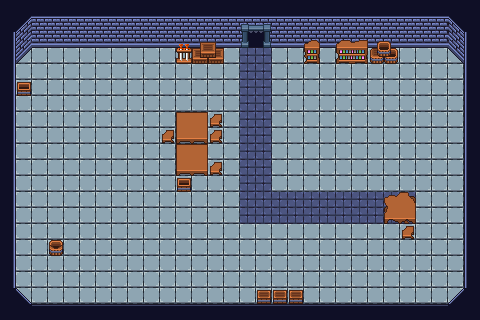

This game map was drawn from its Tiled (.tmx) file and the tilesets committed beside it. A one-line description and the full map source follow:
An orthogonal 30x20 tile map with 16x16 px tiles, 3 tile layers (Background, Walls, Decorations).

<map version="1.10" tiledversion="1.10.1" orientation="orthogonal" renderorder="right-down" width="30" height="20" tilewidth="16" tileheight="16" infinite="0" nextlayerid="4" nextobjectid="1">
 <tileset firstgid="1" source="Test_Dungeon_Free.tsx" />
 <layer id="1" name="Background" width="30" height="20">
  <data encoding="csv">
42,42,42,42,42,42,42,42,42,42,42,42,42,42,42,42,42,42,42,42,42,42,42,42,42,42,42,42,42,42,
42,42,42,42,42,42,42,42,42,42,42,42,42,42,42,42,42,42,42,42,42,42,42,42,42,42,42,42,42,42,
42,42,42,42,42,42,42,42,42,42,42,42,42,42,42,42,42,42,42,42,42,42,42,42,42,42,42,42,155,42,
42,42,42,42,42,42,42,42,42,42,42,42,42,42,42,13,13,42,42,42,42,42,42,42,42,42,42,42,42,42,
42,42,42,42,42,42,42,42,42,42,42,42,42,42,42,13,13,42,42,42,42,42,42,42,42,42,42,42,42,42,
42,42,42,42,42,42,42,42,42,42,42,42,42,42,42,13,13,42,42,42,42,42,42,42,42,42,42,42,42,42,
42,42,42,42,42,42,42,42,42,42,42,42,42,42,42,13,13,42,42,42,42,42,42,42,42,42,42,42,42,42,
42,42,42,42,42,42,42,42,42,42,42,42,42,42,42,13,13,42,42,42,42,42,42,42,42,42,42,42,42,42,
42,42,42,42,42,42,42,42,42,42,42,42,42,42,42,13,13,42,42,42,42,42,42,42,42,42,42,42,42,42,
42,42,42,42,42,42,42,42,42,42,42,42,42,42,42,13,13,42,42,42,42,42,42,42,42,42,42,42,42,42,
42,42,42,42,42,42,42,42,42,42,42,42,42,42,42,13,13,42,42,42,42,42,42,42,42,42,42,42,42,42,
42,42,42,42,42,42,42,42,42,42,42,42,42,42,42,13,13,42,42,42,42,42,42,42,42,42,42,42,42,42,
42,42,42,42,42,42,42,42,42,42,42,42,42,42,42,13,13,13,13,13,13,13,13,13,13,13,42,42,42,42,
42,42,42,42,42,42,42,42,42,42,42,42,42,42,42,13,13,13,13,13,13,13,13,13,13,13,42,42,42,42,
42,42,42,42,42,42,42,42,42,42,42,42,42,42,42,42,42,42,42,42,42,42,42,42,42,42,42,42,42,42,
42,42,42,42,42,42,42,42,42,42,42,42,42,42,42,42,42,42,42,42,42,42,42,42,42,42,42,42,42,42,
42,42,42,42,42,42,42,42,42,42,42,42,42,42,42,42,42,42,42,42,42,42,42,42,42,42,42,42,42,42,
42,42,42,42,42,42,42,42,42,42,42,42,42,42,42,42,42,42,42,42,42,42,42,42,42,42,42,42,42,42,
42,42,42,42,42,42,42,42,42,42,42,42,42,42,42,42,42,42,42,42,42,42,42,42,42,42,42,42,42,42,
42,42,42,42,42,42,42,42,42,42,42,42,42,42,42,42,42,42,42,42,42,42,42,42,42,42,42,42,42,42
</data>
 </layer>
 <layer id="2" name="Walls" width="30" height="20">
  <data encoding="csv">
200,229,229,229,229,229,229,229,229,229,229,229,229,229,229,229,229,229,229,229,229,229,229,229,229,229,229,229,199,199,
200,232,261,261,261,261,261,261,261,261,261,261,261,261,261,261,261,261,261,261,261,261,261,261,261,261,261,261,231,199,
198,264,293,293,293,293,293,293,293,293,293,293,293,293,293,293,293,293,293,293,293,293,293,293,293,293,293,293,263,196,
198,296,0,0,0,0,0,0,0,0,0,0,0,0,0,0,0,0,0,0,0,0,0,0,0,0,0,0,295,196,
198,0,0,0,0,0,0,0,0,0,0,0,0,0,0,0,0,0,0,0,0,0,0,0,0,0,0,0,0,196,
193,0,0,0,0,0,0,0,0,0,0,0,0,0,0,0,0,0,0,0,0,0,0,0,0,0,0,0,0,196,
193,0,0,0,0,0,0,0,0,0,0,0,0,0,0,0,0,0,0,0,0,0,0,0,0,0,0,0,0,196,
193,0,0,0,0,0,0,0,0,0,0,0,0,0,0,0,0,0,0,0,0,0,0,0,0,0,0,0,0,196,
193,0,0,0,0,0,0,0,0,0,0,0,0,0,0,0,0,0,0,0,0,0,0,0,0,0,0,0,0,196,
198,0,0,0,0,0,0,0,0,0,0,0,0,0,0,0,0,0,0,0,0,0,0,0,0,0,0,0,0,196,
198,0,0,0,0,0,0,0,0,0,0,0,0,0,0,0,0,0,0,0,0,0,0,0,0,0,0,0,0,196,
198,0,0,0,0,0,0,0,0,0,0,0,0,0,0,0,0,0,0,0,0,0,0,0,0,0,0,0,0,196,
198,0,0,0,0,0,0,0,0,0,0,0,0,0,0,0,0,0,0,0,0,0,0,0,0,0,0,0,0,196,
198,0,0,0,0,0,0,0,0,0,0,0,0,0,0,0,0,0,0,0,0,0,0,0,0,0,0,0,0,196,
198,0,0,0,0,0,0,0,0,0,0,0,0,0,0,0,0,0,0,0,0,0,0,0,0,0,0,0,0,196,
198,0,0,0,0,0,0,0,0,0,0,0,0,0,0,0,0,0,0,0,0,0,0,0,0,0,0,0,0,196,
198,0,0,0,0,0,0,0,0,0,0,0,0,0,0,0,0,0,0,0,0,0,0,0,0,0,0,0,0,196,
198,0,0,0,0,0,0,0,0,0,0,0,0,0,0,0,0,0,0,0,0,0,0,0,0,0,0,0,0,196,
199,360,0,0,0,0,0,0,0,0,0,0,0,0,0,0,0,0,0,0,0,0,0,0,0,0,0,0,359,199,
199,199,165,165,165,165,165,165,165,165,165,165,165,165,165,165,165,165,165,165,165,165,165,165,165,165,165,165,199,199
</data>
 </layer>
 <layer id="3" name="Decorations" width="30" height="20">
  <data encoding="csv">
0,0,0,0,0,0,0,0,0,0,0,0,0,0,0,0,0,0,0,0,0,0,0,0,0,0,0,0,0,0,
0,0,0,0,0,0,0,0,0,0,0,0,0,0,0,671,672,0,0,0,0,0,0,0,0,0,0,0,0,0,
0,0,0,0,0,0,0,0,0,0,0,523,641,642,0,703,704,0,0,583,0,577,578,709,710,0,0,0,0,0,
0,0,0,0,0,0,0,0,0,0,0,555,673,674,0,0,0,0,0,615,0,609,610,741,742,0,0,0,0,0,
0,0,0,0,0,0,0,0,0,0,0,0,0,0,0,0,0,0,0,0,0,0,0,0,0,0,0,0,0,0,
0,748,0,0,0,0,0,0,0,0,0,0,0,0,0,0,0,0,0,0,0,0,0,0,0,0,0,0,0,0,
0,0,0,0,0,0,0,0,0,0,0,0,0,0,0,0,0,0,0,0,0,0,0,0,0,0,0,0,0,0,
0,0,0,0,0,0,0,0,0,0,0,653,654,752,0,0,0,0,0,0,0,0,0,0,0,0,0,0,0,0,
0,0,0,0,0,0,0,0,0,0,752,685,686,752,0,0,0,0,0,0,0,0,0,0,0,0,0,0,0,0,
0,0,0,0,0,0,0,0,0,0,0,653,654,0,0,0,0,0,0,0,0,0,0,0,0,0,0,0,0,0,
0,0,0,0,0,0,0,0,0,0,0,685,686,752,0,0,0,0,0,0,0,0,0,0,0,0,0,0,0,0,
0,0,0,0,0,0,0,0,0,0,0,748,0,0,0,0,0,0,0,0,0,0,0,0,0,0,0,0,0,0,
0,0,0,0,0,0,0,0,0,0,0,0,0,0,0,0,0,0,0,0,0,0,0,0,655,656,0,0,0,0,
0,0,0,0,0,0,0,0,0,0,0,0,0,0,0,0,0,0,0,0,0,0,0,0,687,688,0,0,0,0,
0,0,0,0,0,0,0,0,0,0,0,0,0,0,0,0,0,0,0,0,0,0,0,0,0,752,0,0,0,0,
0,0,0,711,0,0,0,0,0,0,0,0,0,0,0,0,0,0,0,0,0,0,0,0,0,0,0,0,0,0,
0,0,0,0,0,0,0,0,0,0,0,0,0,0,0,0,0,0,0,0,0,0,0,0,0,0,0,0,0,0,
0,0,0,0,0,0,0,0,0,0,0,0,0,0,0,0,0,0,0,0,0,0,0,0,0,0,0,0,0,0,
0,0,0,0,0,0,0,0,0,0,0,0,0,0,0,0,747,747,747,0,0,0,0,0,0,0,0,0,0,0,
0,0,0,0,0,0,0,0,0,0,0,0,0,0,0,0,0,0,0,0,0,0,0,0,0,0,0,0,0,0
</data>
 </layer>
</map>
